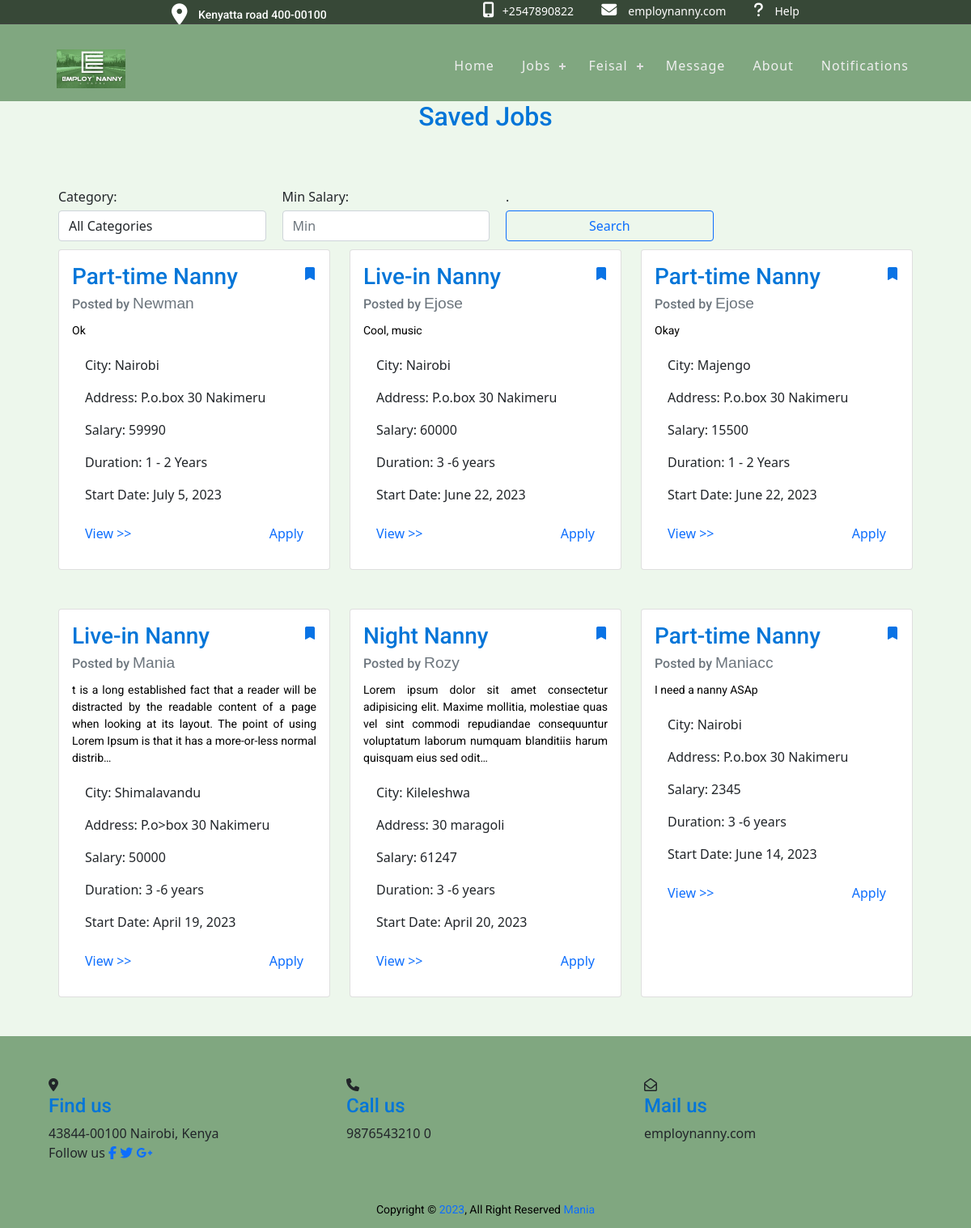
The page /saved_jobs/ (signed in) on the database as committed earlier.
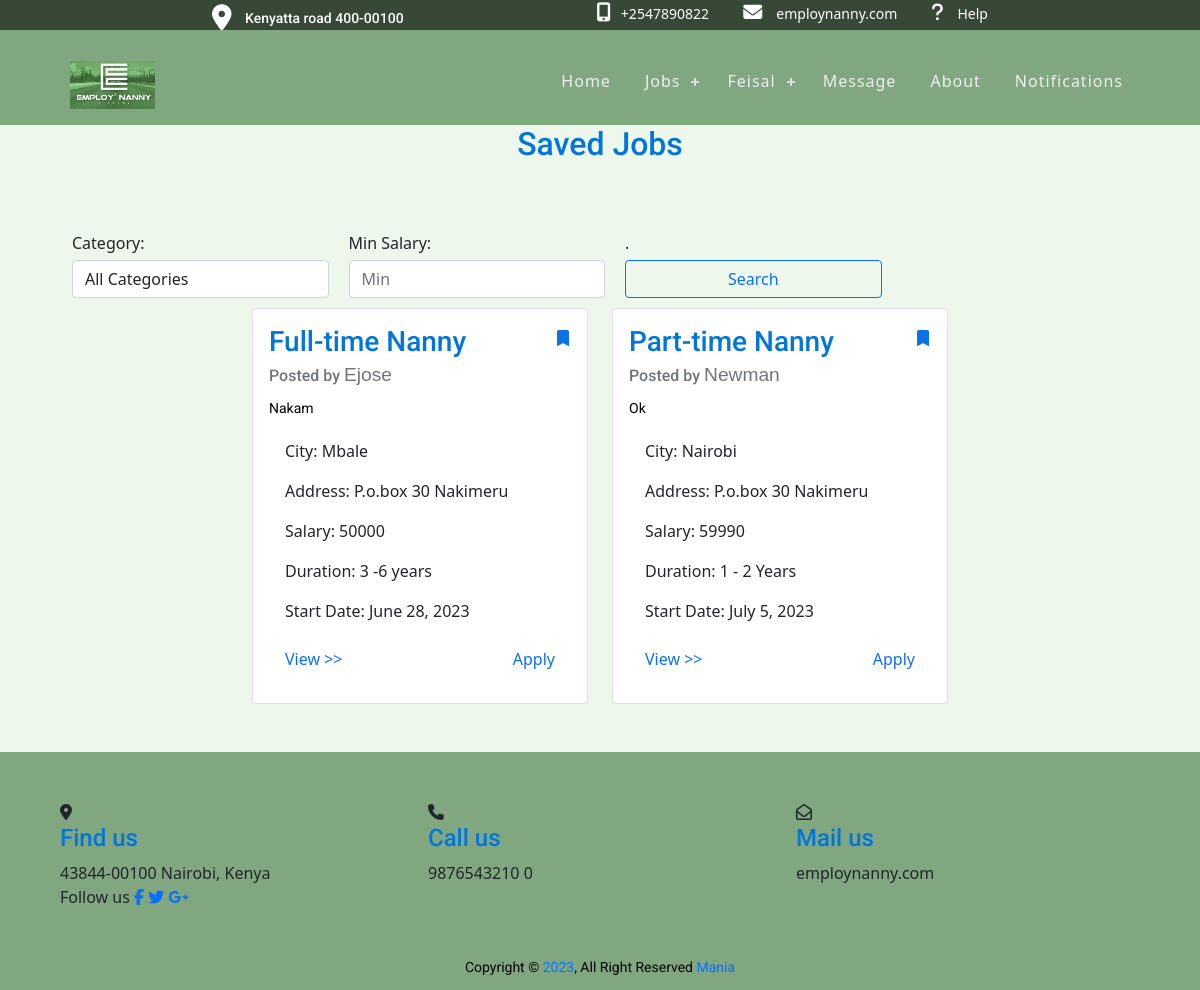
The same page on the database as committed later.
### jobapp/models.py (models this page shows, shortened)
class SavedJobModel(models.Model):
    user = models.ForeignKey(User, on_delete=models.CASCADE)
    job = models.ForeignKey(jobModel, on_delete=models.CASCADE)
    class Meta:
        unique_together = ['user', 'job']

class jobModel(models.Model):
    employer = models.ForeignKey(User, on_delete=models.CASCADE)
    category = models.CharField(max_length=100, choices=CATEGORIES)
    city = models.CharField(max_length=100, choices=LOCATION_NAMES)
    addresss = models.CharField(max_length=100)
    salary = models.IntegerField()
    language = models.CharField(max_length=100)
    nanny_age = models.CharField(max_length=100, choices=AGE_GROUP_CHOICES)
    hours_per_day = models.IntegerField(default=2)
    start_date = models.DateField()
    years_of_experience = models.IntegerField(default=0)
    duration = models.CharField(
        max_length=100, choices=CONTRACT_DURATION, default="1 - 2 years")
    date_posted = models.DateTimeField(auto_now_add=True)
    job_description = models.TextField(blank=True)
    days_off = models.CharField(
        max_length=100, choices=DAYS_OFF_CHOICES, default='Every weekend')
    leave_available = models.BooleanField(choices=LEAVE_CHOICES, default=False)
    vacation_days_per_year = models.CharField(
        max_length=100, choices=VACATION_CHOICES, default='Two weeks')

### jobapp/views.py (the view)
# urls.py: path('saved_jobs/', views.show_saved_jobs, name='saved_jobs'),
@login_required
def show_saved_jobs(request):
    user = request.user
    saved_jobs = SavedJobModel.objects.filter(user=user)
    user = request.user
    jobs = jobModel.objects.all()
    job_ids = [job.id for job in jobs]
    try:
        saved_jobs = SavedJobModel.objects.filter(job__id__in=job_ids, user=user)
    except:
        saved_jobs = SavedJobModel.objects.filter(job__id__in=job_ids)
    saved_job_ids = [saved_job.job.id for saved_job in saved_jobs]
    category_query = request.GET.get('category')
    salary_min = request.GET.get('salary_min')
    if category_query:
        saved_jobs = saved_jobs.filter(job__category__iexact=category_query)
    if salary_min:
        saved_jobs = saved_jobs.filter(job__salary__gte=Decimal(salary_min))
    context = {'saved_jobs': saved_jobs, 'categories': CATEGORIES, 'salary_min': salary_min, 'user': user, 'saved_job_ids': saved_job_ids}
    return render(request, 'jobapp/saved_jobs.html', context)

### jobapp/templatetags/jobapp_tags.py (called while the page is built)
@register.filter(name='has_group')
def has_group(user, group_name):
    return user.groups.filter(name=group_name).exists()

### jobapp/templates/jobapp/saved_jobs.html (shortened to what this page needs)
{% extends 'jobapp/base.html' %} {% block content %}{% load jobapp_tags%}
<h2 class="text-center">Saved Jobs</h2>
<div class="container" style="max-width: 90%">
<form method="GET">
  <div class="form-row">
    <div class="form-group col-md-3">
      <label for="category">Category:</label>
      <select id="category" name="category" class="form-control">
        <option value="">All Categories</option>
      </select>
    </div>
    <div class="form-group col-md-3">
      <label for="salary_min">Min Salary:</label>
      <input type="number" class="form-control" id="salary_min" name="salary_min" placeholder="Min" value="{{ salary_min }}">
    </div>
  <div class="form-group col-md-3">
          <label for="salary_min">.</label>
    <button type="submit" class="btn btn-outline-primary btn-block">Search</button>
    </div>
  </div>
</form>
  <div class="row justify-content-center mb-4 px-6">
    {% for job in saved_jobs %}
    <div class="col-md-4 mb-4">
      <div class="card h-100">
        <div class="card-body">
          <span class="d-flex justify-content-between align-items-center">
            <h3 >{{ job.job.category }}</h3>
            {% if user.is_authenticated %}
            <a class="mb-3" style="color: rgb(9, 115, 229);" href="{% url 'delete_saved_job' job.job.id %}"> <i id="save_job" class="bi bi-bookmark-fill"></i></a>
            {% endif %}
          </span>
          <h6 class="card-subtitle mb-2 text-muted">
            Posted by <span class="employer">{{ job.job.employer.username }}</span>
          </h6>
          <p class="card-text">{{ job.job.job_description|truncatechars:200 }}</p>
          <ul class="list-group list-group-flush">
            <li class="list-group-item">City: {{ job.job.city }}</li>
            <li class="list-group-item">Address: {{ job.job.addresss }}</li>
            <li class="list-group-item">Salary: {{ job.job.salary }}</li>
            <li class="list-group-item">Duration: {{ job.job.duration }}</li>
            <li class="list-group-item">Start Date: {{ job.job.start_date }}</li>
          </ul>
          <div class="card-body d-flex justify-content-between align-items-end">
            {% if request.user|has_group:'employer'%}
              <a
              href="{% url 'job_detail' job_id=job.job.pk %}"
              class="card-link float-left"
              >Public View  >></a
            >
            {% else %}
            <a
              href="{% url 'job_detail' job_id=job.job.pk %}"
              class="card-link float-left "
              >View >></a
            >
            <a
              href="{% url 'apply_for_job' job_id=job.job.pk %}"
              class="card-link ml-auto"
              >Apply</a
            >
            {% endif %}
          </div>
        </div>
      </div>
    </div>
    {% if forloop.counter|divisibleby:3 %}
  </div>
  <div class="row justify-content-center">{% endif %} {% endfor %}</div>
</div>
{% endblock %}

Rows that differ between the two databases and show on the page:
removed SavedJobModel: job.category "Live-in Nanny", job.employer.username "Ejose", job.job_description "Cool, music", job.city "Nairobi", job.addresss "P.o.box 30 Nakimeru", job.salary "60000", job.duration "3 -6 years", job.start_date "June 22, 2023"
removed SavedJobModel: job.category "Part-time Nanny", job.employer.username "Ejose", job.job_description "Okay", job.city "Majengo", job.addresss "P.o.box 30 Nakimeru", job.salary "15500", job.duration "1 - 2 Years", job.start_date "June 22, 2023"
removed SavedJobModel: job.category "Live-in Nanny", job.employer.username "Mania", job.job_description "t is a long established fact that a reader will be distracted by the readable content of a page when looking at its layout. The point of using Lorem Ipsum is that it has a more-or-less normal distrib…", job.city "Shimalavandu", job.addresss "P.o>box 30 Nakimeru", job.salary "50000", job.duration "3 -6 years", job.start_date "April 19, 2023"
removed SavedJobModel: job.category "Night Nanny", job.employer.username "Rozy", job.job_description "Lorem ipsum dolor sit amet consectetur adipisicing elit. Maxime mollitia, molestiae quas vel sint commodi repudiandae consequuntur voluptatum laborum numquam blanditiis harum quisquam eius sed odit…", job.city "Kileleshwa", job.addresss "30 maragoli", job.salary "61247", job.duration "3 -6 years", job.start_date "April 20, 2023"
removed SavedJobModel: job.category "Part-time Nanny", job.employer.username "Maniacc", job.job_description "I need a nanny ASAp", job.city "Nairobi", job.addresss "P.o.box 30 Nakimeru", job.salary "2345", job.duration "3 -6 years", job.start_date "June 14, 2023"
added SavedJobModel: job.category "Full-time Nanny", job.employer.username "Ejose", job.job_description "Nakam", job.city "Mbale", job.addresss "P.o.box 30 Nakimeru", job.salary "50000", job.duration "3 -6 years", job.start_date "June 28, 2023"
